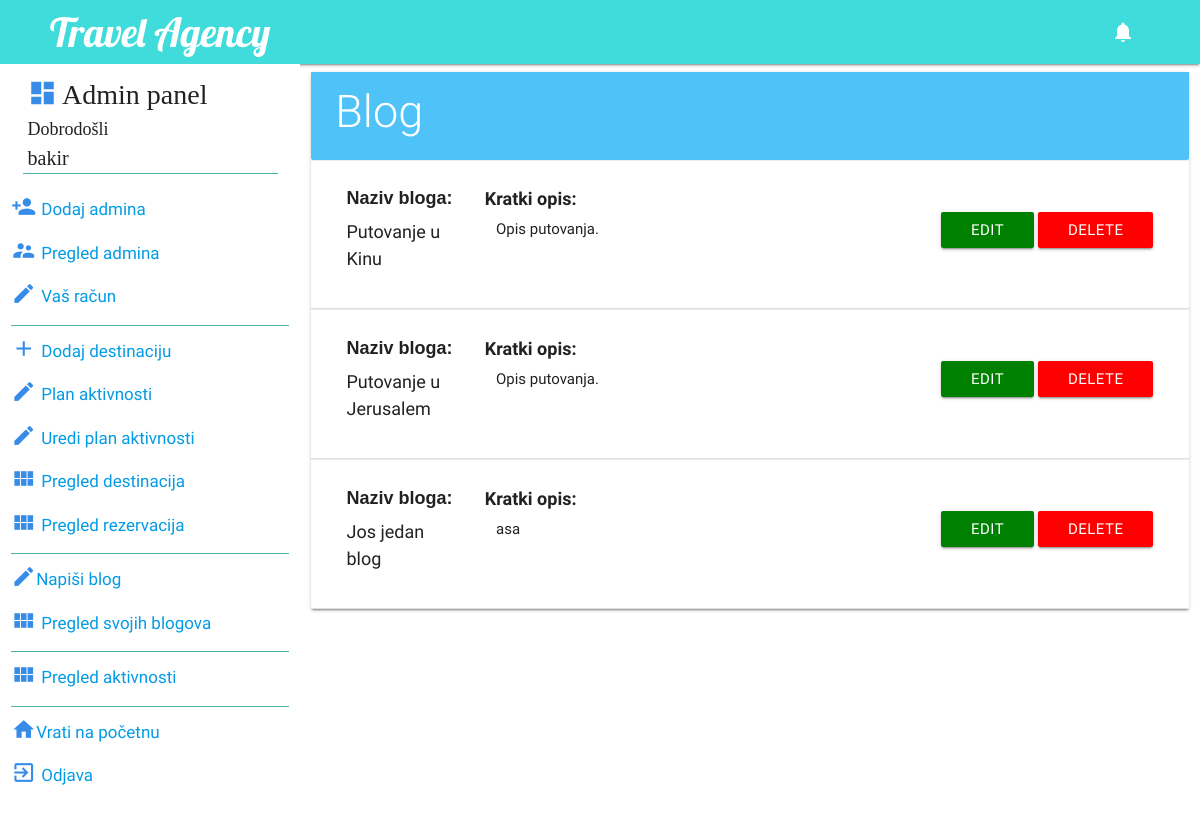
The app's page /pregledSvojihBlogova.php (signed in) with its own data.
### tables this page shows
CREATE TABLE IF NOT EXISTS `blog` (
  `id_bloga` int(200) NOT NULL AUTO_INCREMENT,
  `id_korisnika` int(200) NOT NULL,
  `ime_korisnika` varchar(100) NOT NULL,
  `naziv_bloga` varchar(250) NOT NULL,
  `kratki_opis` varchar(250) NOT NULL,
  `text_bloga` varchar(250) NOT NULL,
  `datum_postavljanja` varchar(100) NOT NULL,
  `vrijeme_postavljanja` varchar(50) NOT NULL,
  `slika` varchar(250) NOT NULL,
  PRIMARY KEY (`id_bloga`)
);

### pregledSvojihBlogova.php (the view, shortened to what this page needs)
<?php
   include('db/konekcija.php');
  $dbidkorisnika = $_SESSION['id_kor'];
    $query = "SELECT * FROM blog WHERE id_korisnika = $dbidkorisnika ";
?>
<!DOCTYPE html>
<html lang="en">
<head>
      <link type="text/css" rel="stylesheet" href="css/materialize.css"  media="screen,projection"/>
      <link type="text/css" rel="stylesheet" href="css/styleAdmin.css"  media="screen,projection"/>
      <link type="text/css" rel="stylesheet" href="css/animate.css"  media="screen,projection"/>
</head>
    <body>
      <?php  include 'adminPanel.php'; ?>
        <div class="col s9">
            <div class="card ">
                    <div class="card-content light-blue lighten-2" >
                        <span class="card-title white-text" style="font-size: 45px;">Blog</span>
                    </div>
                    <?php
                        if( $res = mysqli_query($conn, $query)){
                            if(mysqli_num_rows($res) > 0){
                                while ($row = mysqli_fetch_array($res)){
                        ?>
                <form action="" method="POST">
                    <div class="card-action">
                        <div class="row" style="margin-bottom:0px;">
                            <div class="col s2">
                                <h5 style="font-size: 18px; font-family: 'Raleway', sans-serif; "> <b>Naziv bloga:</b></h5>
                                <div class="row">
                                    <div class="col s12" style="padding-left: 0;">
                                        <p style="margin-top: 0px; margin-bottom: 0px; font-size: 18px;"><?php echo $row['naziv_bloga']; ?></p>
                                    </div>
                                </div>
                            </div>
                            <div class="col s6">
                                <h5 style="font-size: 18px;"><b>Kratki opis:</b></h5>
                                <div class="row">
                                    <div class="col s12">
                                        <p style="margin-top: 0px; margin-bottom: 0px;"><?php echo $row['kratki_opis']; ?></p>
                                    </div>
                                </div>
                            </div>
                            <div class="col s4 right-align" style="margin-top: 35px;">
                                <a href="urediBlog.php?id=<?= $row['id_bloga'] ?>" class="btn waves-effect waves-light btn-small" style="background-color:green;">EDIT</a>
                                <a href="brisanjeBloga.php?id_bloga=<?= $row['id_bloga'] ?>" class="btn waves-effect waves-light btn-small" name="brisanje" style="background-color:red;">Delete</a>
                            </div>
                        </div>
                    </div>
                    <div class="divider"></div>
                </form>
                                <?php
                            }
                         }
                     }
                ?>
            </div>
        </div>
        <link rel="stylesheet" href="css/sweetalert2.min.css">
        <link rel="stylesheet" href="css/sweetalert2.css">
    </body>
</html>

### records on screen
blog: naziv_bloga "Putovanje u Kinu", kratki_opis "Opis putovanja."
blog: naziv_bloga "Putovanje u Jerusalem", kratki_opis "Opis putovanja."
blog: naziv_bloga "Jos jedan blog", kratki_opis "asa"

### other values on screen
$_SESSION['korisnik'] "bakir"
